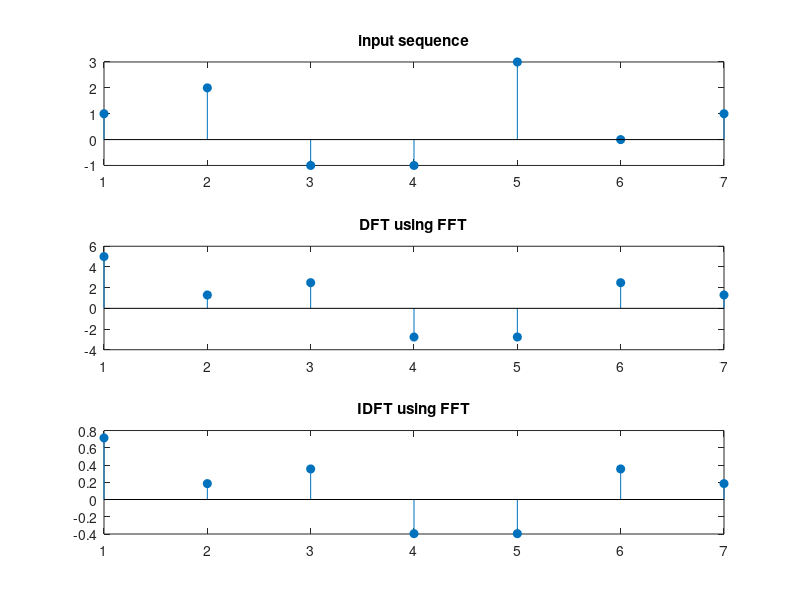

Recreate this plot in MATLAB.
clc;
clear all;
close all;

% Sequence
x = [1 2 -1 -1 3 0 1]

y = fft(x);        % Compute DFT of x
z = ifft(x)        % Compute IDFT of Y

% plot graphs
subplot(3,1,1);stem(x,'filled');title('input sequence')
subplot(3,1,2);stem(y,'filled');title('DFT using FFT');
subplot(3,1,3);stem(z,'filled');title('IDFT using FFT');

% display outputs
disp('input sequence');disp(x)
disp('DFT using FFT');disp(y)
disp('IDFT using FFT');disp(z)